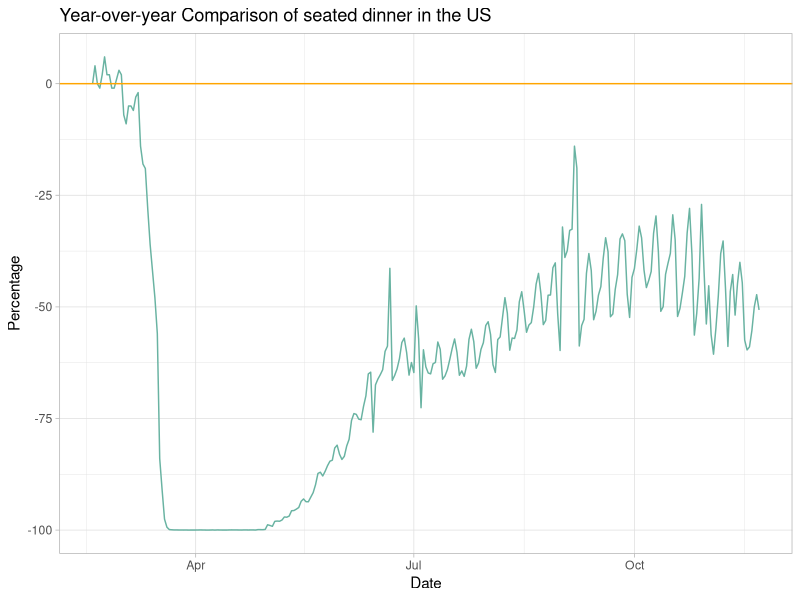
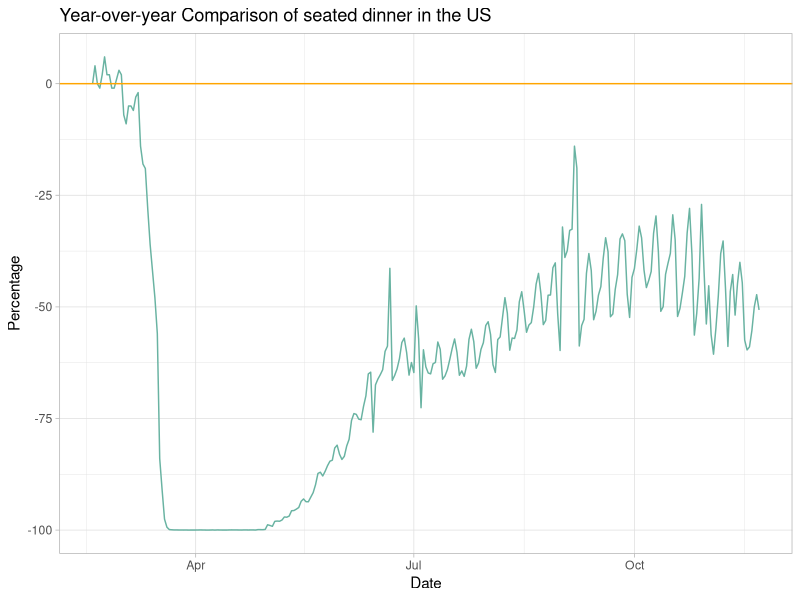
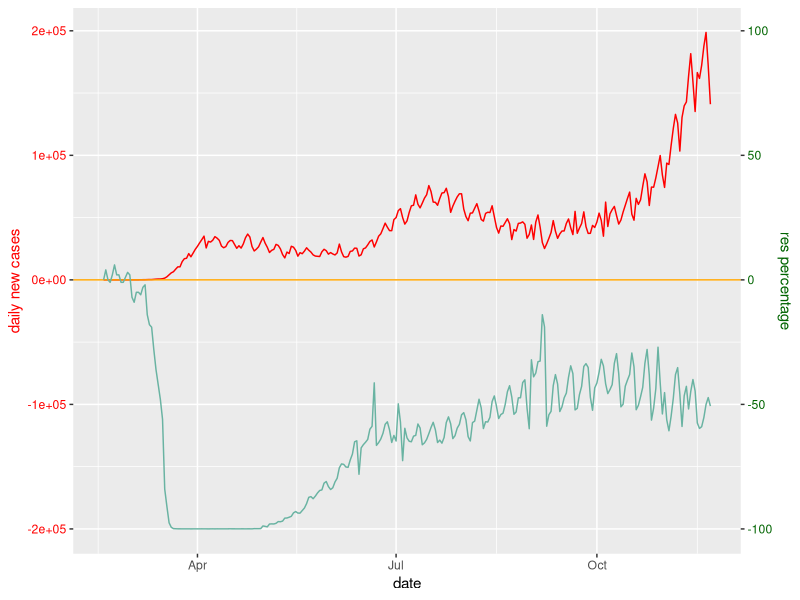

The R script that drew these images, in order: (Note: this script raises an error after producing the figures.)
## ---- chunk 1
library(tidyr)
library(dplyr)
library(ggplot2)
library(stringr)
library(lubridate)
## ---- chunk 2
state_case = read.csv("./data/us-states.csv")
restaurant = read.csv("./data/YoY_Seated_Diner_Data-2.csv")
restaurant1 = restaurant %>% pivot_longer(cols = starts_with("X"),
                           names_to = "Date",
                           values_to = "Percentage")%>%
               mutate(Date = paste0("2020.",str_remove(Date,"X")))%>%
               mutate(Date = as.Date(chartr(old = ".", new = "-", Date)))
## ---- chunk 3
head(restaurant1)
## ---- chunk 4
US.nation.res = restaurant1[which(restaurant1$Type=="country" & restaurant1$Name=="United States"), ]

ggplot(US.nation.res) +
  geom_line(aes(x=Date, y=Percentage),color="#69b3a2") + 
  geom_hline(yintercept=0, color="orange", size=.5)+ 
  theme(axis.text.x=element_text(angle=60, hjust=1))+
  theme_light()+
  ggtitle("Year-over-year Comparison of seated dinner in the US")
## ---- chunk 5
US_case = read.csv("./data/us-states.csv")
US_case_by_date = US_case %>%
  mutate(date = as.Date(date))%>%
  group_by(date) %>%
  summarize(cumu_sum = sum(cases)) %>%
  mutate(daily_new = cumu_sum-lag(cumu_sum)) %>%
  drop_na()
# US_case_by_date
## ---- chunk 6
ggplot() +
  geom_line(data = US.nation.res,aes(x=Date, y=Percentage),color="#69b3a2") + 
  geom_hline(yintercept=0, color="orange", size=.5)+ 
  theme(axis.text.x=element_text(angle=60, hjust=1))+
  theme_light()+
  ggtitle("Year-over-year Comparison of seated dinner in the US")
## ---- chunk 7
df_case_res <- merge(x = US_case_by_date, y = US.nation.res, by.x = "date", by.y = "Date")
## ---- chunk 8
ggplot(df_case_res, aes(x = date)) +
  geom_line(aes(y=daily_new), color="red") +
  geom_hline(yintercept=0, color="orange", size=.5)+ 
  geom_line(aes(y=Percentage*2000),color="#69b3a2") +
  scale_y_continuous(name="daily new cases", sec.axis=sec_axis(~./2000, name="res percentage")) +
  theme(
    axis.title.y.left=element_text(color="red"),
    axis.text.y.left=element_text(color="red"),
    axis.title.y.right=element_text(color="darkgreen"),
    axis.text.y.right=element_text(color="darkgreen")
  )


## ---- chunk 9
library("viridis")      
ggplot(restaurant_state, aes(x = Date, y = Name, fill = Percentage)) + 
  geom_tile()+
  scale_fill_viridis()
  
## ---- chunk 10
ggplot() +
  geom_line(data = US_case_by_date,aes(x=date, y=daily_new),color="orange") + 
  theme(axis.text.x=element_text(angle=60, hjust=1))+
  theme_light()+
  ggtitle("Daily COVID case in US")
## ---- chunk 11
us_states = c('Alabama','Arizona','California','Colorado', 'Connecticut',
       'District of Columbia', 'Florida', 'Georgia', 'Hawaii', 'Illinois',
       'Indiana', 'Kansas', 'Kentucky', 'Louisiana',
       'Maryland', 'Massachusetts', 'Michigan',
       'Minnesota', 'Missouri', 'Nebraska', 'Nevada', 'New Jersey',
       'New Mexico', 'New York', 'North Carolina', 'Ohio', 'Oklahoma', 'Oregon',
       'Pennsylvania','Rhode Island', 'South Carolina', 'Tennessee', 
       'Texas', 'Utah', 'Virginia', 'Washington', 'Wisconsin')
## ---- chunk 12
restaurant_state = restaurant1[restaurant1$Type == 'state',]
restaurant_state = restaurant_state[restaurant_state$Name %in% us_states,]
